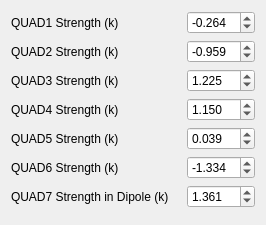
             <widget class="QWidget" name="tab_9">
              <attribute name="title">
               <string>Magnets</string>
              </attribute>
              <layout class="QFormLayout" name="formLayout_9">
               <item row="0" column="0">
                <widget class="QLabel" name="ba1_quad1_strength_label">
                 <property name="minimumSize">
                  <size>
                   <width>170</width>
                   <height>0</height>
                  </size>
                 </property>
                 <property name="text">
                  <string>QUAD1 Strength (k)</string>
                 </property>
                </widget>
               </item>
               <item row="0" column="1">
                <widget class="QDoubleSpinBox" name="doubleSpinBox_18">
                 <property name="maximumSize">
                  <size>
                   <width>150</width>
                   <height>16777215</height>
                  </size>
                 </property>
                 <property name="accessibleName">
                  <string>EBT-BA1:EBT-BA1-MAG-QUAD-01:k1l</string>
                 </property>
                 <property name="suffix">
                  <string/>
                 </property>
                 <property name="decimals">
                  <number>3</number>
                 </property>
                 <property name="minimum">
                  <double>-70.000000000000000</double>
                 </property>
                 <property name="maximum">
                  <double>70.000000000000000</double>
                 </property>
                 <property name="singleStep">
                  <double>0.100000000000000</double>
                 </property>
                 <property name="value">
                  <double>-0.264000000000000</double>
                 </property>
                </widget>
               </item>
               <item row="1" column="0">
                <widget class="QLabel" name="ba1_quad2_strength_label">
                 <property name="minimumSize">
                  <size>
                   <width>170</width>
                   <height>0</height>
                  </size>
                 </property>
                 <property name="text">
                  <string>QUAD2 Strength (k)</string>
                 </property>
                </widget>
               </item>
               <item row="1" column="1">
                <widget class="QDoubleSpinBox" name="doubleSpinBox_24">
                 <property name="maximumSize">
                  <size>
                   <width>150</width>
                   <height>16777215</height>
                  </size>
                 </property>
                 <property name="accessibleName">
                  <string>EBT-BA1:EBT-BA1-MAG-QUAD-02:k1l</string>
                 </property>
                 <property name="suffix">
                  <string/>
                 </property>
                 <property name="decimals">
                  <number>3</number>
                 </property>
                 <property name="minimum">
                  <double>-70.000000000000000</double>
                 </property>
                 <property name="maximum">
                  <double>70.000000000000000</double>
                 </property>
                 <property name="singleStep">
                  <double>0.100000000000000</double>
                 </property>
                 <property name="value">
                  <double>-0.959000000000000</double>
                 </property>
                </widget>
               </item>
               <item row="2" column="0">
                <widget class="QLabel" name="ba1_quad3_strength_label">
                 <property name="minimumSize">
                  <size>
                   <width>170</width>
                   <height>0</height>
                  </size>
                 </property>
                 <property name="text">
                  <string>QUAD3 Strength (k)</string>
                 </property>
                </widget>
               </item>
               <item row="2" column="1">
                <widget class="QDoubleSpinBox" name="doubleSpinBox_19">
                 <property name="maximumSize">
                  <size>
                   <width>150</width>
                   <height>16777215</height>
                  </size>
                 </property>
                 <property name="accessibleName">
                  <string>EBT-BA1:EBT-BA1-MAG-QUAD-03:k1l</string>
                 </property>
                 <property name="suffix">
                  <string/>
                 </property>
                 <property name="decimals">
                  <number>3</number>
                 </property>
                 <property name="minimum">
                  <double>-70.000000000000000</double>
                 </property>
                 <property name="maximum">
                  <double>70.000000000000000</double>
                 </property>
                 <property name="singleStep">
                  <double>0.100000000000000</double>
                 </property>
                 <property name="value">
                  <double>1.225000000000000</double>
                 </property>
                </widget>
               </item>
               <item row="3" column="0">
                <widget class="QLabel" name="ba1_quad4_strength_label">
                 <property name="minimumSize">
                  <size>
                   <width>170</width>
                   <height>0</height>
                  </size>
                 </property>
                 <property name="text">
                  <string>QUAD4 Strength (k)</string>
                 </property>
                </widget>
               </item>
               <item row="3" column="1">
                <widget class="QDoubleSpinBox" name="doubleSpinBox_20">
                 <property name="maximumSize">
                  <size>
                   <width>150</width>
                   <height>16777215</height>
                  </size>
                 </property>
                 <property name="accessibleName">
                  <string>EBT-BA1:EBT-BA1-MAG-QUAD-04:k1l</string>
                 </property>
                 <property name="suffix">
                  <string/>
                 </property>
                 <property name="decimals">
                  <number>3</number>
                 </property>
                 <property name="minimum">
                  <double>-70.000000000000000</double>
                 </property>
                 <property name="maximum">
                  <double>70.000000000000000</double>
                 </property>
                 <property name="singleStep">
                  <double>0.100000000000000</double>
                 </property>
                 <property name="value">
                  <double>1.150000000000000</double>
                 </property>
                </widget>
               </item>
               <item row="4" column="0">
                <widget class="QLabel" name="ba1_quad5_strength_label">
                 <property name="minimumSize">
                  <size>
                   <width>170</width>
                   <height>0</height>
                  </size>
                 </property>
                 <property name="text">
                  <string>QUAD5 Strength (k)</string>
                 </property>
                </widget>
               </item>
               <item row="4" column="1">
                <widget class="QDoubleSpinBox" name="doubleSpinBox_21">
                 <property name="maximumSize">
                  <size>
                   <width>150</width>
                   <height>16777215</height>
                  </size>
                 </property>
                 <property name="accessibleName">
                  <string>EBT-BA1:EBT-BA1-MAG-QUAD-05:k1l</string>
                 </property>
                 <property name="suffix">
                  <string/>
                 </property>
                 <property name="decimals">
                  <number>3</number>
                 </property>
                 <property name="minimum">
                  <double>-70.000000000000000</double>
                 </property>
                 <property name="maximum">
                  <double>70.000000000000000</double>
                 </property>
                 <property name="singleStep">
                  <double>0.100000000000000</double>
                 </property>
                 <property name="value">
                  <double>0.039000000000000</double>
                 </property>
                </widget>
               </item>
               <item row="5" column="0">
                <widget class="QLabel" name="ba1_quad6_strength_label">
                 <property name="minimumSize">
                  <size>
                   <width>170</width>
                   <height>0</height>
                  </size>
                 </property>
                 <property name="text">
                  <string>QUAD6 Strength (k)</string>
                 </property>
                </widget>
               </item>
               <item row="5" column="1">
                <widget class="QDoubleSpinBox" name="doubleSpinBox_22">
                 <property name="maximumSize">
                  <size>
                   <width>150</width>
                   <height>16777215</height>
                  </size>
                 </property>
                 <property name="accessibleName">
                  <string>EBT-BA1:EBT-BA1-MAG-QUAD-06:k1l</string>
                 </property>
                 <property name="suffix">
                  <string/>
                 </property>
                 <property name="decimals">
                  <number>3</number>
                 </property>
                 <property name="minimum">
                  <double>-70.000000000000000</double>
                 </property>
                 <property name="maximum">
                  <double>70.000000000000000</double>
                 </property>
                 <property name="singleStep">
                  <double>0.100000000000000</double>
                 </property>
                 <property name="value">
                  <double>-1.334000000000000</double>
                 </property>
                </widget>
               </item>
               <item row="6" column="0">
                <widget class="QLabel" name="ba1_quad7_strength_label">
                 <property name="minimumSize">
                  <size>
                   <width>170</width>
                   <height>0</height>
                  </size>
                 </property>
                 <property name="text">
                  <string>QUAD7 Strength in Dipole (k)</string>
                 </property>
                </widget>
               </item>
               <item row="6" column="1">
                <widget class="QDoubleSpinBox" name="doubleSpinBox_23">
                 <property name="maximumSize">
                  <size>
                   <width>150</width>
                   <height>16777215</height>
                  </size>
                 </property>
                 <property name="accessibleName">
                  <string>EBT-BA1:EBT-BA1-MAG-QUAD-07:k1l</string>
                 </property>
                 <property name="suffix">
                  <string/>
                 </property>
                 <property name="decimals">
                  <number>3</number>
                 </property>
                 <property name="minimum">
                  <double>-70.000000000000000</double>
                 </property>
                 <property name="maximum">
                  <double>70.000000000000000</double>
                 </property>
                 <property name="singleStep">
                  <double>0.100000000000000</double>
                 </property>
                 <property name="value">
                  <double>1.361000000000000</double>
                 </property>
                </widget>
               </item>
               <item row="7" column="0" colspan="2">
                <spacer name="verticalSpacer_4">
                 <property name="orientation">
                  <enum>Qt::Vertical</enum>
                 </property>
                 <property name="sizeHint" stdset="0">
                  <size>
                   <width>20</width>
                   <height>0</height>
                  </size>
                 </property>
                </spacer>
               </item>
              </layout>
             </widget>
